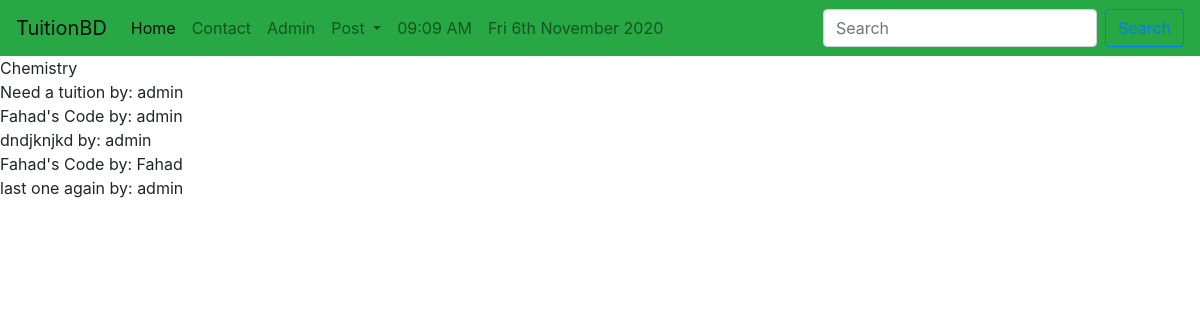
The app's page /tuition/subjects/, older data.
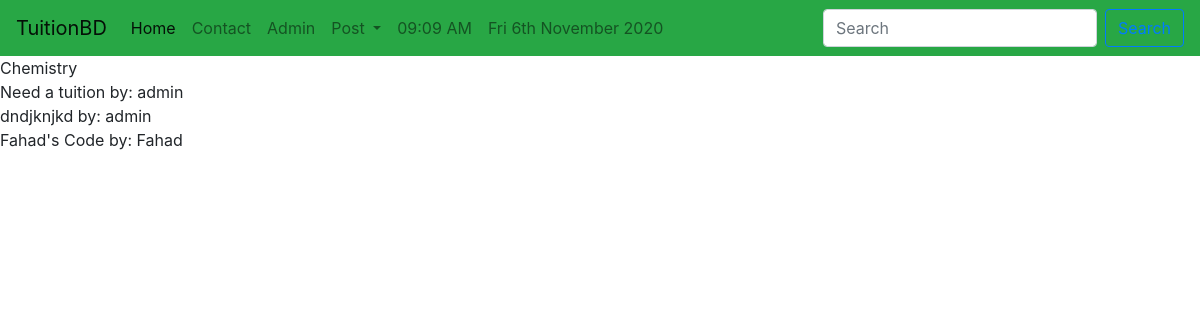
The same page, newer data.
### tuition/models.py (models this page shows, shortened)
class Post(models.Model):
    CATEGORY=(
        ('Teacher','Teacher'),
        ('Student','Student'),
    )
    MEDIUM=(
        ('bangla','bangla'),
        ('English','English'),
        ('Urdu','Urdu'),
        ('Hindi','Hindi'),
        ('Arabic','Arabic'),
    )
    user=models.ForeignKey(User,on_delete=models.CASCADE, blank=True, null= True)
    id=models.AutoField(primary_key=True)
    title=models.CharField(max_length=101)
    slug=models.CharField(max_length=100, default=title)
    email=models.EmailField()
    salary=models.FloatField()
    details=models.TextField()
    available=models.BooleanField()
    category=models.CharField(max_length=100,choices=CATEGORY)
    created_at=models.DateTimeField(default=now)
    image=models.ImageField(default='default.jpg', upload_to='tuition/images')
    medium=MultiSelectField(max_length=100, max_choices=5, choices=MEDIUM, default='bangla')
    subject=models.ManyToManyField(Subject, related_name='subject_set')
    class_in=models.ManyToManyField(Class_in, related_name='class_set')

### tuition/views.py (the view)
# urls.py: path('subjects/',subview,name="subjects"),
def subview(request):
    sub=Subject.objects.get(name="Chemistry")
    post=sub.subject_set.all()
    return render(request, 'tuition/subjectview.html',{'sub':sub,'post':post})

### templates/tuition/subjectview.html
{% extends 'basic.html' %}
{% block body %}
{{sub.name}} <br>
{% for p in sub.subject_set.all %}
{{p.title}} by:
{{p.user.username}} <br>
{% endfor %}
{% endblock body %}

Row changes from the older to the newer data that the page shows:
removed Post: title "Fahad's Code", user.username "admin"
removed Post: title "last one again", user.username "admin"
